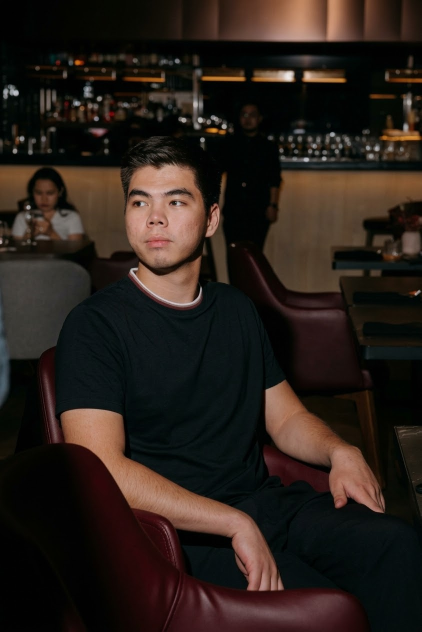
#> input picture scripts/portrait/source.jpg, 843 x 1264 px (shown at 1/2 size)
$ python build.py
#> lines starting #> are read from the running program, lines starting #| are printed output that depends on the picture; after the words box and inside, x2 and y2 are one past the last pixel; in counts of white or black regions, pixels touching at a corner belong together
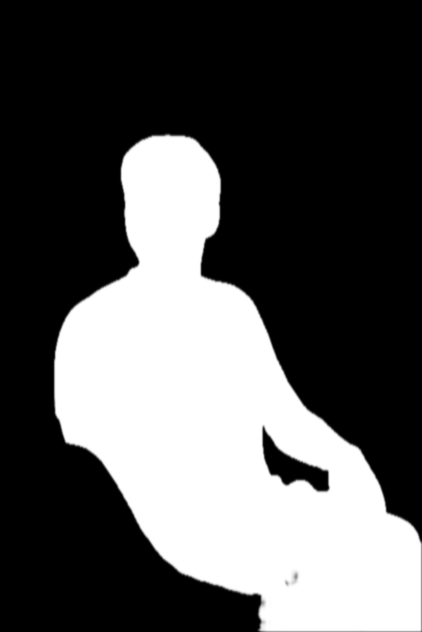
#> input picture scripts/portrait/subject-mask.png, 843 x 1264 px (shown at 1/2 size)
#> in main, mask is the input picture: shape (1264, 843); min 0, max 255, mean 86.9
"""
Hero portrait, from the source photo to the files the site ships:

    source.jpg + subject-mask.png → cut-out (armchairs removed) → JPEG block seams evened out → 4:5 crop with
    dissolving edges, upscaled once with Lanczos → light sharpening
    → src/assets/portrait/portrait-{480,720,960,1200}.{avif,webp}

    python3 scripts/portrait/build.py [--out DIR]

Needs the versions in requirements.txt, avifenc (built with aom) and cwebp; other versions can round
differently. subject-mask.png is Apple Vision's subject lift for source.jpg (subject-mask.swift, macOS 14+);
it's kept here so the build doesn't depend on the OS.

source.jpg is the camera photo after an AI edit that lit the near arm and the shoulder, so nothing is lifted
or painted here (the camera export had them clipped to black; the lift for that version is in git history).
It is 843×1264, so the crop (~696 px wide) is upscaled ×1.73 to 1200×1500 in one Lanczos step: no ML upscaler,
those invent skin texture and make it plastic. Before that the JPEG's 8×8 block seams are evened out (colour
more than lightness) so the grid doesn't show once enlarged; after it a light unsharp mask on lightness brings
back about the camera file's crispness without halos.

Coordinates are source.jpg pixels. The frame is the one the site has used since the first portrait: mapped
from the camera export with the transform that aligns the two files (scale 2.0285, shift 1.1/5.1 px, from
background features), so the face sits where it did and the phone layout's face centring still holds.
"""
import argparse
import subprocess
import tempfile
from pathlib import Path

import cv2
import numpy as np
from PIL import Image, ImageDraw, ImageFilter

HERE = Path(__file__).resolve().parent
ROOT = HERE.parents[1]
WIDTHS = (480, 720, 960, 1200)

# the 4:5 frame: width, horizontal centre, air above the hair (share of the frame height), row where the bottom
# dissolve starts, share of the width faded at the side edges, columns searched for the top of the hair
FRAME = dict(src_w=695.6, center_x=340.6, air=0.09, fade_from=998.2, side=0.04, head_cols=(197, 492))
OUT_W, OUT_H = 1200, 1500

# where the maroon armchairs show inside Vision's mask: the chair back behind the near shoulder, the chair arm
# under the near forearm, the chair behind the far arm, the one in front at the bottom
CHAIR_AREAS = [
    [(55, 640), (135, 640), (135, 900), (55, 900)],
    [(225, 990), (390, 990), (390, 1180), (225, 1180)],
    [(500, 870), (725, 870), (725, 1000), (500, 1000)],
    [(470, 1140), (780, 1140), (780, 1264), (470, 1264)],
]


def subject_alpha(rgb, mask):
    """Vision's mask, minus the maroon armchairs, contour pulled in ~0.5 px and re-softened."""
    a = mask.astype(np.float32) / 255
    # the armchairs: hue 10–30° against skin's ~50° and the black shirt, only where the chairs actually are
    # (the lips and the collar's stripe are maroon too)
    lab = cv2.cvtColor(cv2.GaussianBlur(rgb / 255, (0, 0), 1.0), cv2.COLOR_RGB2Lab)
#> lab: shape (1264, 843, 3) float32; mean of channels 0, 1, 2 13.3, 3.6, 5
    hue = np.degrees(np.arctan2(lab[..., 2], lab[..., 1]))
    maroon = (np.hypot(lab[..., 1], lab[..., 2]) > 8) & (hue > -30) & (hue < 32) & (lab[..., 0] > 3) & (lab[..., 0] < 55)
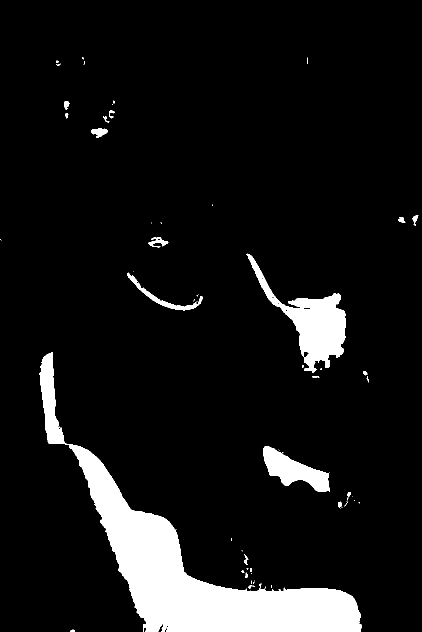
#> maroon: shape (1264, 843) bool (shown at 1/2 size); 8.7% white; 60 white regions (38 under 20 px), largest, box (x1, y1, x2, y2) and area: (79, 705, 723, 1264) 69771, (493, 507, 692, 746) 13531, (526, 892, 660, 984) 5643
    area = Image.new('L', (a.shape[1], a.shape[0]), 0)
#> area: PIL image 843x1264 L; every value is 0
    for points in CHAIR_AREAS:
        ImageDraw.Draw(area).polygon(points, fill=255)
#> area: PIL image 843x1264 L; 11.4% white; 4 white regions, box (x1, y1, x2, y2) and area: (470, 1140, 781, 1264) 38564, (225, 990, 391, 1181) 31706, (500, 870, 726, 1001) 29606, (55, 640, 136, 901) 21141
    chair = (maroon & (np.asarray(area) > 0) & (a > 0.02)).astype(np.uint8) * 255
#> chair: shape (1264, 843); 2.4% white; 32 white regions (24 under 20 px), largest, box (x1, y1, x2, y2) and area: (470, 1167, 723, 1264) 17250, (242, 990, 391, 1161) 6644, (526, 895, 660, 984) 875
    chair = cv2.morphologyEx(chair, cv2.MORPH_OPEN, np.ones((3, 3), np.uint8))
#> chair: shape (1264, 843); 2.3% white; 13 white regions (5 under 20 px), largest, box (x1, y1, x2, y2) and area: (470, 1176, 723, 1264) 17182, (258, 1017, 391, 1161) 6572, (526, 902, 660, 984) 814
    chair = cv2.morphologyEx(chair, cv2.MORPH_CLOSE, np.ones((5, 5), np.uint8))
#> chair: shape (1264, 843); 2.3% white; 12 white regions (4 under 20 px), largest, box (x1, y1, x2, y2) and area: (470, 1176, 723, 1264) 17205, (258, 1017, 391, 1161) 6572, (526, 902, 660, 984) 822
    chair = cv2.GaussianBlur(cv2.dilate(chair, np.ones((3, 3), np.uint8)).astype(np.float32) / 255, (0, 0), 0.8)
    a = a * (1 - chair)
    am = Image.fromarray((a * 255).round().astype(np.uint8)).filter(ImageFilter.MinFilter(3)).filter(ImageFilter.GaussianBlur(0.6))
    return np.asarray(am).astype(np.float32) / 255


def soften_blocks(rgb, threshold=8.0):
    """JPEG 8×8 blocks and 16×16 colour blocks, softened before the enlargement.

    Colour: a 1.5 px blur of Cr/Cb (the eye reads detail from lightness). Lightness: only the seams between
    8×8 blocks, and only small steps across them (a real edge is left alone): the two pixels on each side move
    towards each other, like a video decoder's weak deblocking filter. Texture inside the blocks is untouched.
    """
#> called with threshold = 8
    ycc = cv2.cvtColor(np.clip(rgb, 0, 255).astype(np.uint8), cv2.COLOR_RGB2YCrCb).astype(np.float32)
    for c in (1, 2):
        ycc[..., c] = cv2.GaussianBlur(ycc[..., c], (0, 0), 1.5)
    y = ycc[..., 0]
    for axis in (1, 0):
        y = np.moveaxis(y, axis, 1)
        seam = np.arange(7, y.shape[1] - 2, 8)          # last column of each block
        p1, p0, q0, q1 = (y[:, seam + k].copy() for k in (-1, 0, 1, 2))
        step = q0 - p0
        delta = step * np.clip(1 - np.abs(step) / threshold, 0, 1)
        y[:, seam] = p0 + delta / 3
        y[:, seam + 1] = q0 - delta / 3
        y[:, seam - 1] = p1 + delta / 6
        y[:, seam + 2] = q1 - delta / 6
        y = np.moveaxis(y, 1, axis)
    ycc[..., 0] = y
    return cv2.cvtColor(np.clip(ycc, 0, 255).round().astype(np.uint8), cv2.COLOR_YCrCb2RGB).astype(np.float32)
#> returned value: shape (1264, 843, 3) float32


def decontaminate(rgb, alpha):
    """Partly transparent edge pixels take the colour of the solid interior next to them."""
    solid = alpha > 0.97
#> solid: shape (1264, 843) bool; 30.4% white; 1 white region, box (x1, y1, x2, y2) and area: (112, 275, 839, 1259) 323692
    pre = Image.fromarray((rgb * solid[..., None]).astype(np.uint8)).filter(ImageFilter.GaussianBlur(2.5))
    den = np.asarray(Image.fromarray((solid * 255).astype(np.uint8)).filter(ImageFilter.GaussianBlur(2.5))).astype(np.float32) / 255
    interior = np.asarray(pre).astype(np.float32) / np.maximum(den, 1e-3)[..., None]
    interior = np.where(den[..., None] > 0.02, np.clip(interior, 0, 255), rgb)
    w = (np.clip((0.97 - alpha) / 0.97, 0, 1) * (alpha > 0.002))[..., None]
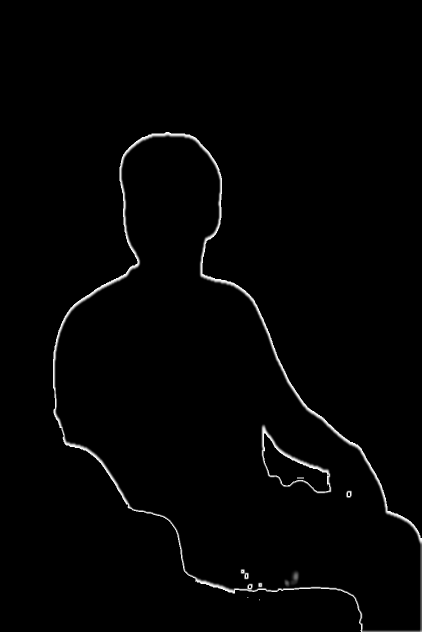
#> w: shape (1264, 843, 1) float32 (shown at 1/2 size); min 0, max 0.996, mean 0.0131
    return rgb * (1 - w) + interior * w


def frame(rgb, alpha):
    """The 4:5 crop: bottom and sides dissolving, the old CSS grade baked in, black at 0, upscaled once."""
    height, width = alpha.shape
#> height = 1264; width = 843
    c0, c1 = FRAME['head_cols']
    rows = np.where((alpha[:, c0:c1] > 0.5).any(axis=1))[0]
#> rows = 909 values from 271 to 1179
    head_top = int(rows.min())
#> head_top = 271
    src_w, src_h = FRAME['src_w'], FRAME['src_w'] * OUT_H / OUT_W
    top = head_top - FRAME['air'] * src_h
#> top = 192.7
    x0 = FRAME['center_x'] - src_w / 2
    box = (x0, top, x0 + src_w, top + src_h)
#> box = (-7.2, 192.7, 688.4, 1062.2)

    a = alpha.copy()
    t = np.clip((np.arange(height, dtype=np.float32) - FRAME['fade_from']) / max(box[3] - FRAME['fade_from'], 1), 0, 1)
#> t = 1264 values from 0 to 1
    a *= (1 - t * t * (3 - 2 * t))[:, None]
    xs = np.arange(width, dtype=np.float32)
#> xs = 843 values from 0 to 842
    fade_w = FRAME['side'] * src_w
    left, right = np.clip((xs - box[0]) / fade_w, 0, 1), np.clip((box[2] - xs) / fade_w, 0, 1)
#> left = 843 values from 0.259 to 1; right = 843 values, max 1 at index 0, min 0 at index 689, mean 0.801
    a *= np.minimum(left * left * (3 - 2 * left), right * right * (3 - 2 * right))[None, :]
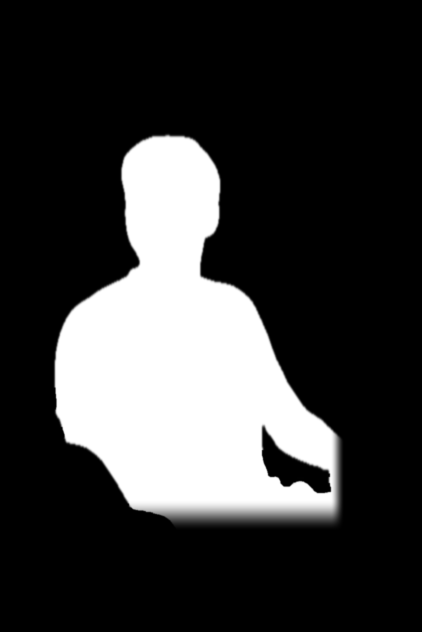
#> a: shape (1264, 843) float32 (shown at 1/2 size); min 0, max 1, mean 0.23

    # the grade the site has always had (saturation ×1.06, ×0.97), and the black point at 0 per channel
    lum = (rgb @ np.array([0.2126, 0.7152, 0.0722], dtype=np.float32))[..., None]
    graded = np.clip((lum + (rgb - lum) * 1.06) * 0.97, 0, 255)
    black = np.percentile(graded[alpha > 0.98], 0.5, axis=0)
#> black = [0, 0.97, 0]
    graded = np.clip((graded - black) / (255 - black) * 255, 0, 255)

    # one resampling: the fractional crop box straight to 1200×1500, premultiplied so edges don't darken
    premult = np.dstack([graded * a[..., None], a * 255]).astype(np.float32)
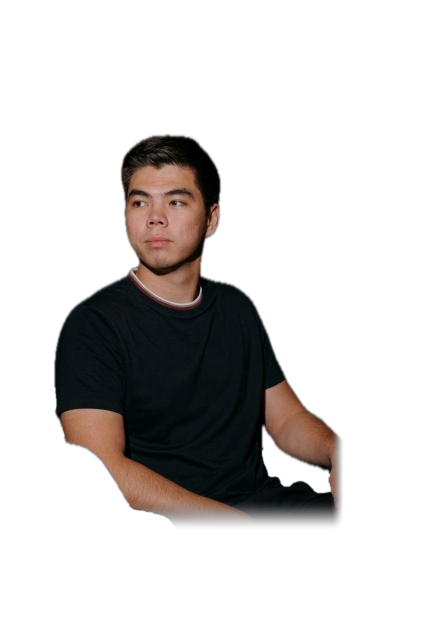
#> premult: shape (1264, 843, 4) float32 (shown at 1/2 size); mean of channels 0, 1, 2, 3 13, 10.4, 9.1, 58.9; transparent parts drawn white
    scale_x, scale_y = OUT_W / src_w, OUT_H / src_h
    m = np.float32([[scale_x, 0, -box[0] * scale_x], [0, scale_y, -box[1] * scale_y]])
#> m = [[1.73, 0, 12.42], [0, 1.73, -332.5]]
    out = cv2.warpAffine(premult, m, (OUT_W, OUT_H), flags=cv2.INTER_LANCZOS4, borderMode=cv2.BORDER_CONSTANT, borderValue=0)
    alpha_out = np.clip(out[..., 3], 0, 255)
    rgb_out = np.clip(out[..., :3] / np.maximum(alpha_out[..., None] / 255, 1e-3), 0, 255)
    rgba = np.dstack([rgb_out, alpha_out]).round().astype(np.uint8)
    rgba[rgba[..., 3] < 2] = 0  # nothing hidden under transparency
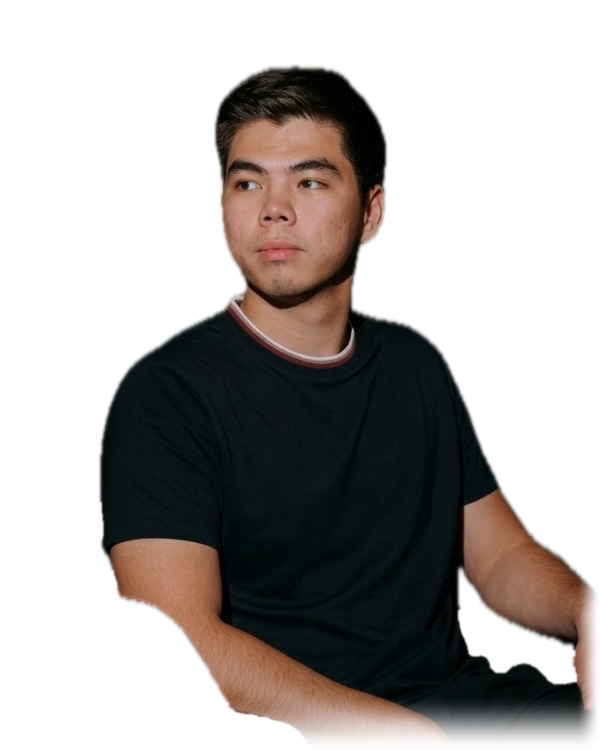
#> rgba: shape (1500, 1200, 4) (shown at 1/2 size); mean of channels 0, 1, 2, 3 25.2, 20, 17.5, 103.4; transparent parts drawn white
    return Image.fromarray(rgba, 'RGBA')


def sharpen(portrait, amount=0.5, radius=1.2):
    """Light unsharp mask on lightness after the ×1.73 enlargement, about what the camera file had.

    The blur is weighted by alpha, so the transparent surround (stored as black) doesn't pull the edge and
    draw a light rim on the silhouette. Colour isn't sharpened.
    """
#> called with amount = 0.5, radius = 1.2
    rgba = np.asarray(portrait).astype(np.float32)
    a = rgba[..., 3] / 255
#> a: shape (1500, 1200) float32
    lab = cv2.cvtColor(rgba[..., :3] / 255, cv2.COLOR_RGB2Lab)
#> lab: shape (1500, 1200, 3) float32; mean of channels 0, 1, 2 8.4, 2, 2.4
    L = lab[..., 0]
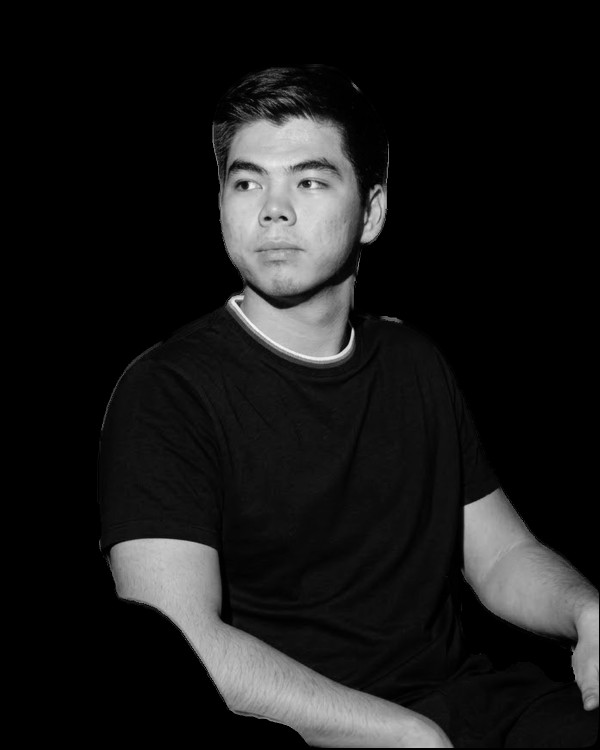
#> L: shape (1500, 1200) float32 (shown at 1/2 size); min 0, max 82.32, mean 8.4; drawn with min black and max white
    blur = cv2.GaussianBlur(L * a, (0, 0), radius) / np.maximum(cv2.GaussianBlur(a, (0, 0), radius), 1e-3)
    lab[..., 0] = np.where(a > 0, L + amount * (L - blur), L)
    rgb = np.clip(cv2.cvtColor(lab, cv2.COLOR_Lab2RGB), 0, 1) * 255
    out = np.dstack([rgb, rgba[..., 3]]).round().astype(np.uint8)
    out[out[..., 3] < 2] = 0
    return Image.fromarray(out, 'RGBA')


def main():
    parser = argparse.ArgumentParser()
    parser.add_argument('--out', type=Path, default=ROOT / 'src/assets/portrait')
    args = parser.parse_args()

    src = np.asarray(Image.open(HERE / 'source.jpg').convert('RGB')).astype(np.float32)
    mask = np.asarray(Image.open(HERE / 'subject-mask.png').convert('L'))
    alpha = subject_alpha(src, mask)
    portrait = sharpen(frame(decontaminate(soften_blocks(src), alpha), alpha))

    args.out.mkdir(parents=True, exist_ok=True)
    with tempfile.TemporaryDirectory() as tmp:
        for width in WIDTHS:
            height = round(width * OUT_H / OUT_W)
            # resample with premultiplied alpha, so the dissolving edges don't pick up dark fringes
            image = portrait if width == OUT_W else portrait.convert('RGBa').resize((width, height), Image.LANCZOS).convert('RGBA')
            png = Path(tmp) / f'portrait-{width}.png'
            image.save(png)
            subprocess.run(['avifenc', '-c', 'aom', '-q', '60', '--qalpha', '80', '-s', '4', '-j', 'all', str(png), str(args.out / f'portrait-{width}.avif')], check=True, capture_output=True)
            subprocess.run(['cwebp', '-quiet', '-q', '80', '-m', '6', '-sharp_yuv', '-alpha_q', '90', str(png), '-o', str(args.out / f'portrait-{width}.webp')], check=True)
    print(f'→ {args.out}')


if __name__ == '__main__':
    main()
#> (the call stopped at in main, `subprocess.run(['avifenc', '-c', 'aom', '-q', '60', '--qalpha', '80', ..`: subprocess is not available in this run)
